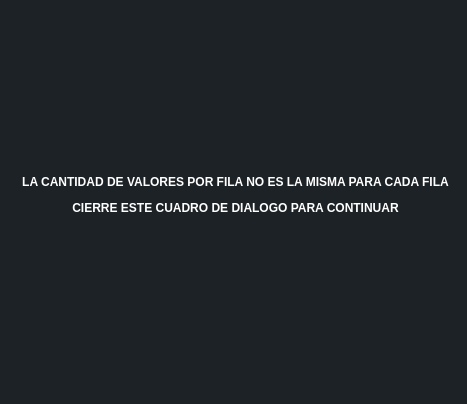
<?xml version="1.0" encoding="UTF-8"?>
<ui version="4.0">
 <class>Form_error1</class>
 <widget class="QWidget" name="Form_error1">
  <property name="geometry">
   <rect>
    <x>0</x>
    <y>0</y>
    <width>467</width>
    <height>404</height>
   </rect>
  </property>
  <property name="windowTitle">
   <string>Form</string>
  </property>
  <property name="styleSheet">
   <string notr="true">background-color: rgb(29, 34, 38);</string>
  </property>
  <widget class="QLabel" name="label_error1">
   <property name="geometry">
    <rect>
     <x>20</x>
     <y>140</y>
     <width>431</width>
     <height>111</height>
    </rect>
   </property>
   <property name="text">
    <string>&lt;html&gt;&lt;head/&gt;&lt;body&gt;&lt;p align=&quot;center&quot;&gt;&lt;span style=&quot; font-weight:700; color:#ffffff;&quot;&gt;LA CANTIDAD DE VALORES POR FILA NO ES LA MISMA PARA CADA FILA&lt;/span&gt;&lt;/p&gt;&lt;p align=&quot;center&quot;&gt;&lt;span style=&quot; font-weight:700; color:#ffffff;&quot;&gt;CIERRE ESTE CUADRO DE DIALOGO PARA CONTINUAR&lt;/span&gt;&lt;/p&gt;&lt;/body&gt;&lt;/html&gt;</string>
   </property>
  </widget>
 </widget>
 <resources/>
 <connections/>
</ui>
